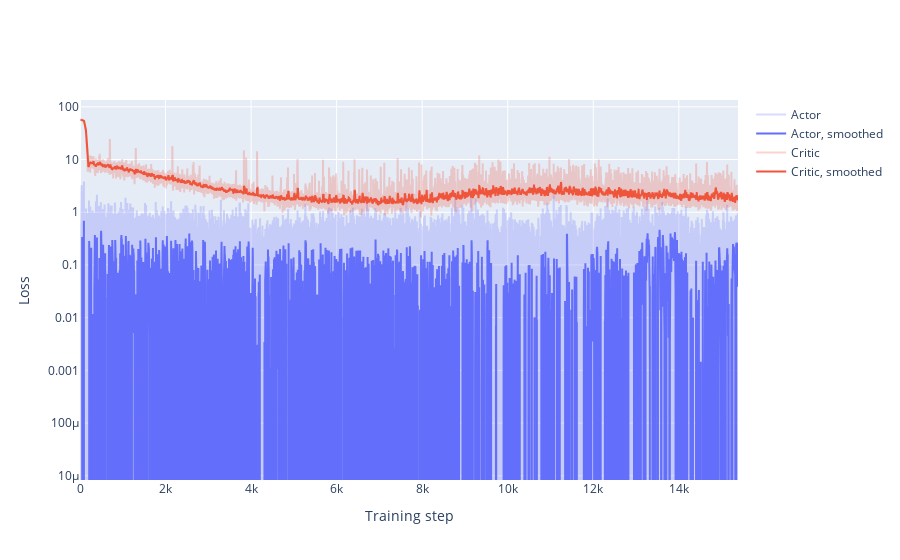

Notebook cell for this chart:
### Code cell
loss_plot(train_results)

### Figure 1 — Plotly figure (JSON) as saved in the notebook; plotly's stock layout.template omitted (floating-point values rounded to 4 significant figures; data arrays with more than 128 entries replaced by an {"elided": "..."} marker saying what was removed)
{"data": [{"marker": {"color": "#636EFA"}, "name": "Actor", "opacity": 0.25, "type": "scatter", "y": {"elided": "15384 float values"}}, {"marker": {"color": "#636EFA"}, "name": "Actor, smoothed", "type": "scatter", "y": {"elided": "15384 float values"}}, {"marker": {"color": "#EF553B"}, "name": "Critic", "opacity": 0.25, "type": "scatter", "y": {"elided": "15384 float values"}}, {"marker": {"color": "#EF553B"}, "name": "Critic, smoothed", "type": "scatter", "y": {"elided": "15384 float values"}}], "layout": {"xaxis": {"title": {"text": "Training step"}}, "yaxis": {"title": {"text": "Loss"}, "type": "log"}}}
